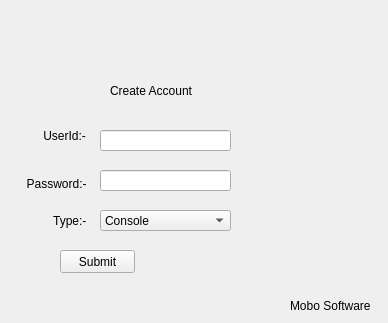
<?xml version="1.0" encoding="UTF-8"?>
<ui version="4.0">
 <class>Frame</class>
 <widget class="QFrame" name="Frame">
  <property name="geometry">
   <rect>
    <x>0</x>
    <y>0</y>
    <width>388</width>
    <height>323</height>
   </rect>
  </property>
  <property name="windowTitle">
   <string>Frame</string>
  </property>
  <property name="styleSheet">
   <string notr="true">QWidget#Frame{background-color: rgb(137, 101, 255);}
font: 12pt &quot;Kristen ITC&quot;;
</string>
  </property>
  <widget class="QLabel" name="label">
   <property name="geometry">
    <rect>
     <x>40</x>
     <y>120</y>
     <width>101</width>
     <height>31</height>
    </rect>
   </property>
   <property name="styleSheet">
    <string notr="true">font: 10pt &quot;MS Shell Dlg 2&quot;;</string>
   </property>
   <property name="text">
    <string> UserId:-</string>
   </property>
  </widget>
  <widget class="QLineEdit" name="txtid">
   <property name="geometry">
    <rect>
     <x>100</x>
     <y>130</y>
     <width>131</width>
     <height>21</height>
    </rect>
   </property>
  </widget>
  <widget class="QLabel" name="label_2">
   <property name="geometry">
    <rect>
     <x>20</x>
     <y>173</y>
     <width>71</width>
     <height>21</height>
    </rect>
   </property>
   <property name="styleSheet">
    <string notr="true">font: 10pt &quot;MS Shell Dlg 2&quot;;</string>
   </property>
   <property name="text">
    <string>  Password:-</string>
   </property>
  </widget>
  <widget class="QLineEdit" name="txtpass">
   <property name="geometry">
    <rect>
     <x>100</x>
     <y>170</y>
     <width>131</width>
     <height>21</height>
    </rect>
   </property>
  </widget>
  <widget class="QComboBox" name="cmb">
   <property name="geometry">
    <rect>
     <x>100</x>
     <y>210</y>
     <width>131</width>
     <height>21</height>
    </rect>
   </property>
   <item>
    <property name="text">
     <string>Console</string>
    </property>
   </item>
   <item>
    <property name="text">
     <string>Admin</string>
    </property>
   </item>
  </widget>
  <widget class="QLabel" name="label_3">
   <property name="geometry">
    <rect>
     <x>40</x>
     <y>200</y>
     <width>61</width>
     <height>41</height>
    </rect>
   </property>
   <property name="styleSheet">
    <string notr="true">font: 10pt &quot;MS Shell Dlg 2&quot;;</string>
   </property>
   <property name="text">
    <string>    Type:-</string>
   </property>
  </widget>
  <widget class="QPushButton" name="btnsubmit">
   <property name="geometry">
    <rect>
     <x>60</x>
     <y>250</y>
     <width>75</width>
     <height>23</height>
    </rect>
   </property>
   <property name="text">
    <string>Submit</string>
   </property>
  </widget>
  <widget class="QLabel" name="label_4">
   <property name="geometry">
    <rect>
     <x>110</x>
     <y>70</y>
     <width>201</width>
     <height>41</height>
    </rect>
   </property>
   <property name="styleSheet">
    <string notr="true">font: 16pt &quot;Algerian&quot;;</string>
   </property>
   <property name="text">
    <string>Create Account</string>
   </property>
  </widget>
  <widget class="QLabel" name="label_5">
   <property name="geometry">
    <rect>
     <x>290</x>
     <y>296</y>
     <width>91</width>
     <height>20</height>
    </rect>
   </property>
   <property name="styleSheet">
    <string notr="true">font: 10pt &quot;MS Shell Dlg 2&quot;;</string>
   </property>
   <property name="text">
    <string>Mobo Software</string>
   </property>
  </widget>
 </widget>
 <resources/>
 <connections/>
</ui>
